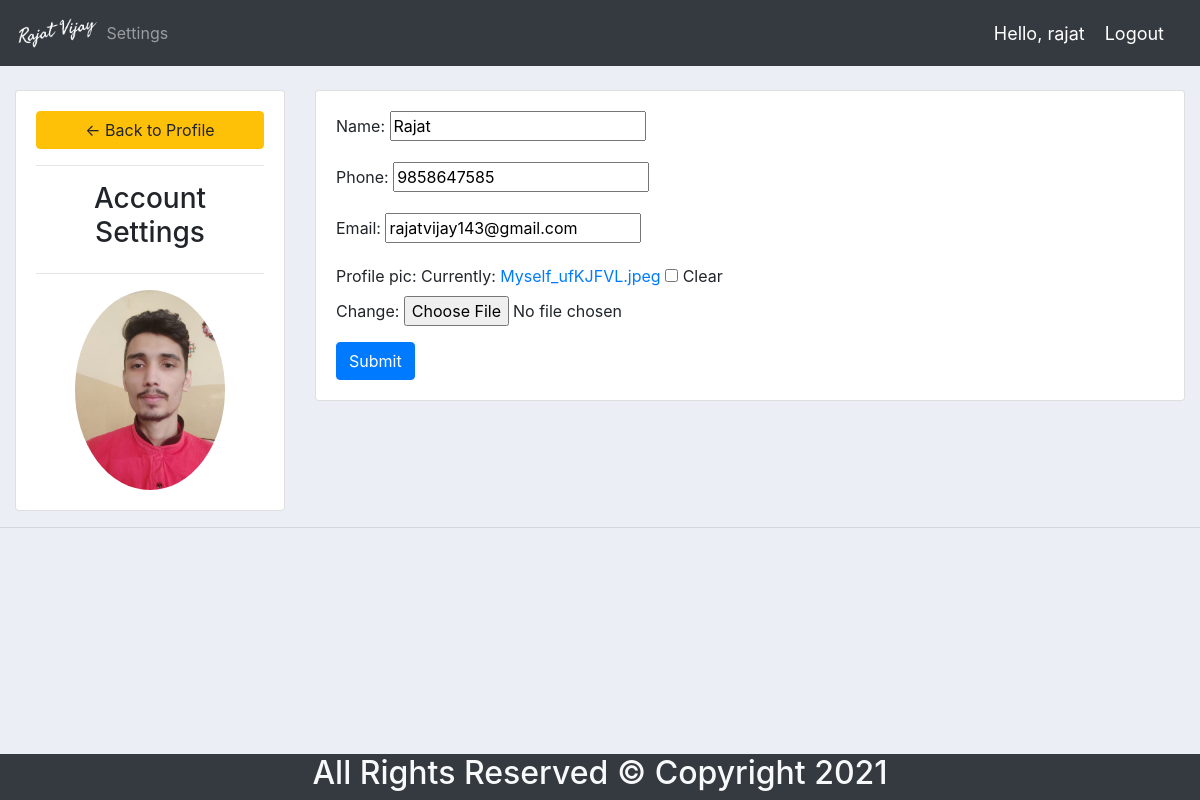
/account/ (signed in), run on the app's committed database.
### accounts/models.py (models this page shows, shortened)
class Customer(models.Model):
	user = models.OneToOneField(User, null=True, on_delete=models.CASCADE)
	name = models.CharField(max_length=200, null=True)
	phone = models.CharField(max_length=200, null=True)
	email = models.CharField(max_length=200, null=True)
	profile_pic = models.ImageField(default="profilePicDemo.jpg", null=True, blank=True)
	date_created = models.DateTimeField(auto_now_add=True, null=True)

### accounts/decorators.py (the view)
		def wrapper_func(request, *args, **kwargs):
			group = None
			if request.user.groups.exists():
				group = request.user.groups.all()[0].name
			if group in allowed_roles:
				return view_func(request, *args, **kwargs)
			else:
				return HttpResponse('You are not authorized to view this page')

### accounts/forms.py
class CustomerForm(ModelForm):
	class Meta:
		model = Customer
		fields = '__all__'
		exclude = ['user']

### accounts/views.py (called while the page is built)
@login_required(login_url='login')
@allowed_users(allowed_roles=['customer'])
def accountSettings(request):
	customer = request.user.customer
	form = CustomerForm(instance=customer)
	if request.method == 'POST':
		form = CustomerForm(request.POST, request.FILES,instance=customer)
		if form.is_valid():
			form.save()
	context = {'form':form}
	return render(request, 'accounts/account_settings.html', context)

### accounts/templates/accounts/account_settings.html (shortened to what this page needs)
{%  extends 'accounts/main.html' %}
{% load static %}
{% block content %}
<br>
<div class="row">
	<div class="col-md-3">
		<div class="card card-body">
			<a class="btn btn-warning" href="{% url 'home' %}"> &#8592; Back to Profile</a>
			<hr>
			<h3 style="text-align: center">Account Settings</h3>
			<hr>
			<img class="profile-pic" src="{{request.user.customer.profile_pic.url}}" >
		</div>
	</div>
	<div class="col-md-9">
		<div class="card card-body">
			<form method="POST" action="" enctype="multipart/form-data">
				{{form.as_p}}
			<input class="btn btn-primary" type="submit" name="Update Information">
			</form>
		</div>
	</div>
</div>
{% endblock %}

### accounts/templates/accounts/navbar.html (shortened to what this page needs)
{% load static %}
<nav class="navbar navbar-expand-lg navbar-dark bg-dark">
    <img src="{% static 'images/myLogo.png' %}" alt="" height="50">
    <div class="collapse navbar-collapse" id="navbarNav">
        <ul class="navbar-nav">
            {% if request.user.is_staff %}
            <li class="nav-item ">
                <a class="nav-link" href="{% url 'home' %}">Dashboard</a>
            </li>
            <li class="nav-item">
                <a class="nav-link" href="{% url 'products' %}">Products</a>
            </li>
            {% else %}
            <li class="nav-item">
                <a class="nav-link" href="{% url 'account' %}">Settings</a>
            </li>
            {% endif %}
        </ul>
    </div>
    <span class="hello-msg">Hello, {{request.user}}</span>
    <span ><a  class="hello-msg" href="{% url 'logout' %}">Logout</a></span>
</nav>

### static/css/main.css (style rules this page uses)
body { background-color: #ebeff5; }

### accounts/templates/accounts/navbar.html (style rules this page uses)
.hello-msg { font-size: 18px; color: #fff; margin-right: 20px; }

### accounts/templates/accounts/account_settings.html (style rules this page uses)
.profile-pic { max-width: 200px; max-height:200px; margin: 0 auto; border-radius: 50%; }

### data on the page
Customer: name "Rajat", phone "9858647585", email "rajatvijay143@gmail.com"

### other printed values
{{ request.user }} "rajat"
